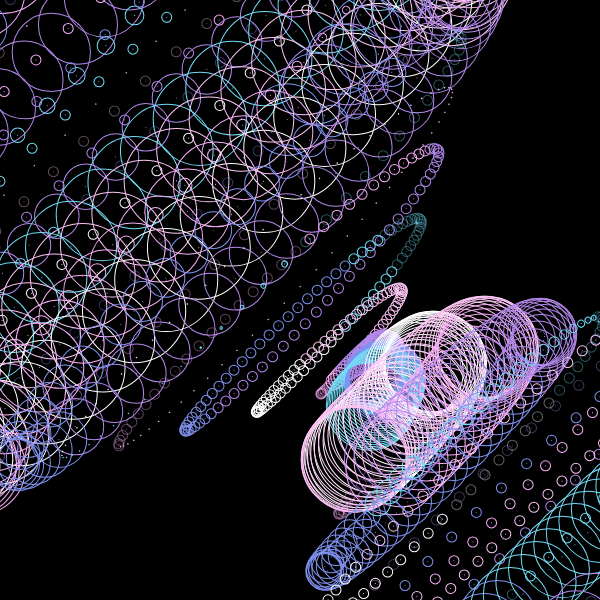
Frame 1 (no input)
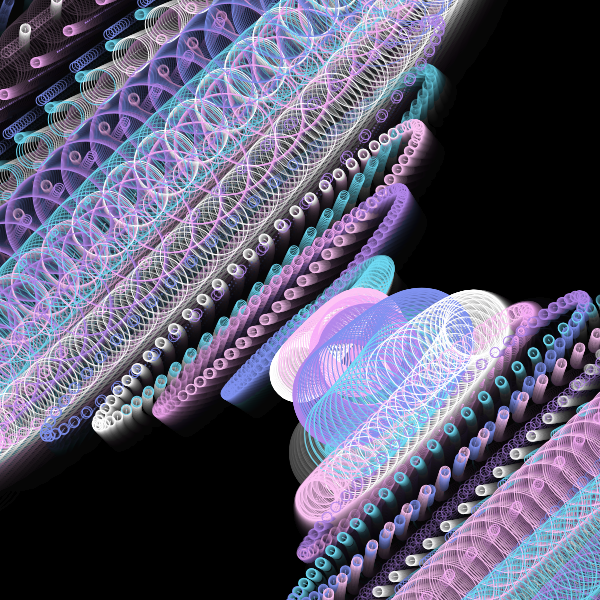
Frame 60 (no input)
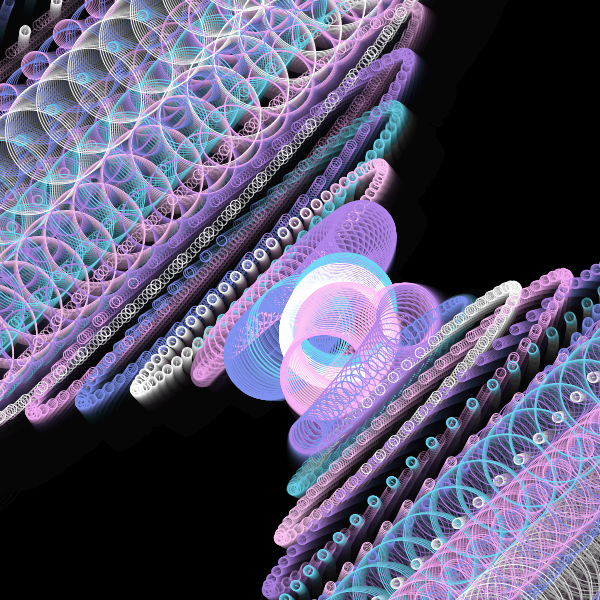
Frame 120 (the mouse pressed at the canvas centre since frame 60)

The p5.js sketch that drew these frames (run headless with seeded random() and noise() and a simulated clock; from frame 60 on, the mouse is pressed at the canvas centre):

// p5.js sketch
// ── sketch.js
//Inspo from
/*
200504 Spiral Storm
by CHE YU WU 
*/
let colors = "fdc5f5-f7aef8-b388eb-8093f1-72ddf7-fff".split("-").map(a=>"#"+a);
let overAllTexture;

function setup() {

  fill('black')
  
  overAllTexture=createGraphics(width,height)
  
  overAllTexture.loadPixels()
  for(var i=0;i<width;i++){
    for(var o=0;o<height;o++){
      overAllTexture.set(i,o,color(100,noise(i/3,o/3,i*o/50)*random([0,50,100])))
    }
  }
  overAllTexture.updatePixels()

  w = 600;
    var canvas;
    if(windowWidth>=600 && windowHeight >=600){
      canvas = createCanvas(600, 600);
    }
    else{
      canvas = createCanvas(windowWidth, windowHeight - 100);
    }

  var x = (windowWidth - width) / 2;
  var y = (windowHeight - height) / 2;

  canvas.position(x, y);
  background(0);
  noStroke();

}


function draw() {
  background(0, 20)
  fill(0,0,20)
  noStroke()
  push()
    rotate(PI/4)
    stroke(255)
    strokeWeight(3)

    for(var i=0;i<1000;i+=0.5){
      strokeWeight(cos(i/(40+300/50)+frameCount/50)*100 +5)
      let clr = color(colors[ int(i/(300/50+10))%colors.length])
      if (i%50<10){
        clr.setAlpha(100)
        strokeWeight(10)
      }
      stroke(clr)
      let freq = 4+sin(frameCount/1000)/10+ 500/10000+0.1 + noise(i/500,frameCount/5000)*2
      let rr =  + sin(300/300+i/250+frameCount/500)*450 


      let sang = i/freq+frameCount/10
      let eang = sang + 1/freq
      let sx = i-1+cos(sang)*rr/10
      let sy = sin(sang)*rr
      let ex = i+cos(eang)*rr/10
      let ey = sin(eang)*rr

     // line(sx,sy,ex,ey)
     fill(clr)
    ellipse(sx, sy, 1, 1)
    }
  
  pop()

  }
